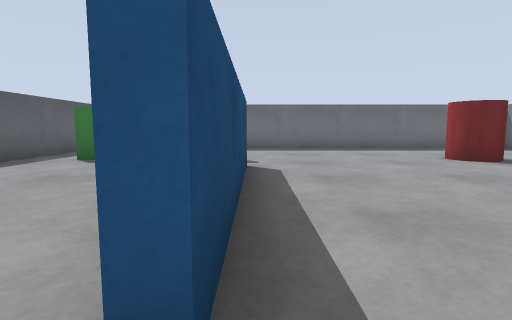
View 1 (above)

13 first-person views from a walk through a Gazebo world. The camera is 0.72 m above the floor, tilts 6° down and sees 80° across. The floor is counted in squares, 1 m on a side. Each view is taken from the middle of a square. On the plan, view 1 faces up. The plan holds only what a view shows up to about 10 squares ahead; the rest is blank. The place goes on beyond the plan.

View 2
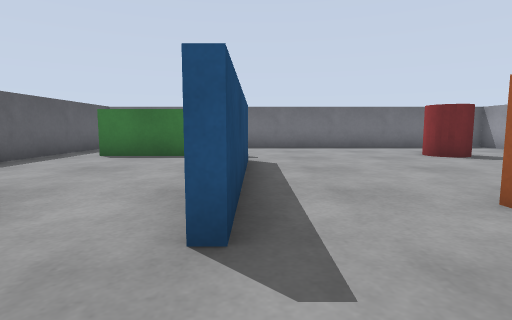

View 3
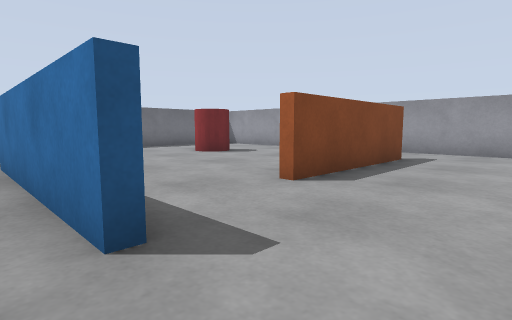

View 4
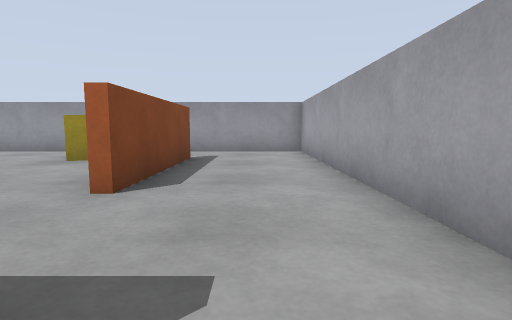

View 5
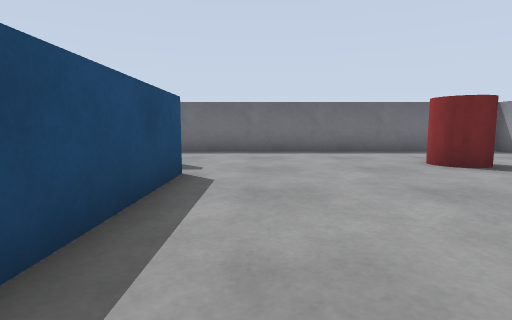

View 6
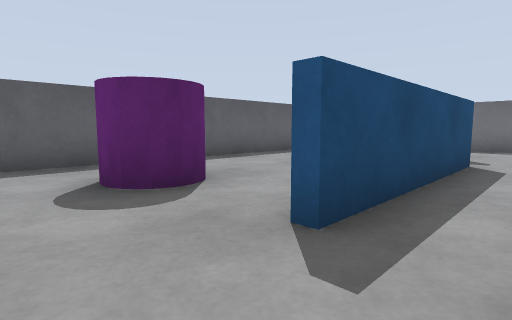

View 7
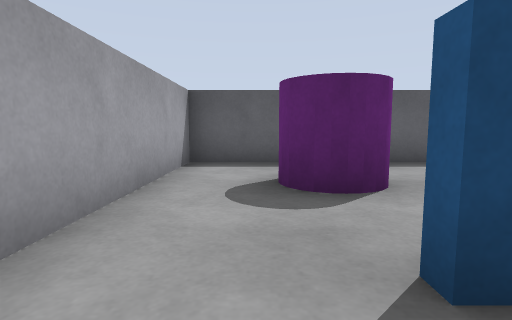

View 8
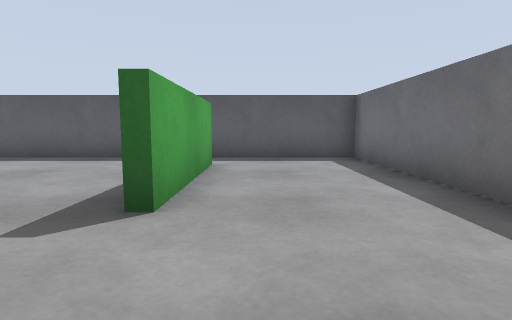

View 9
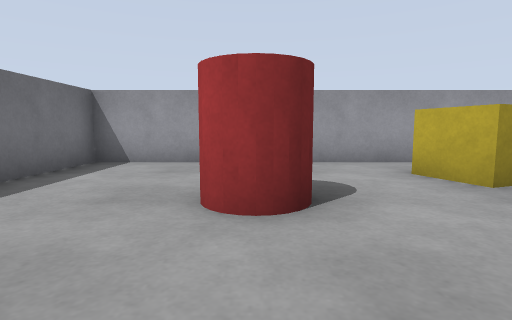

View 10
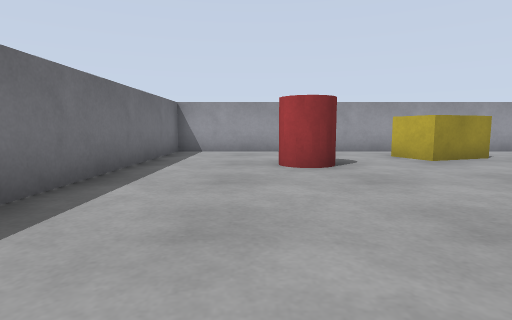

View 11
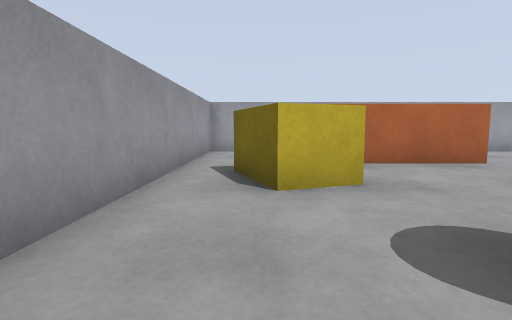

View 12
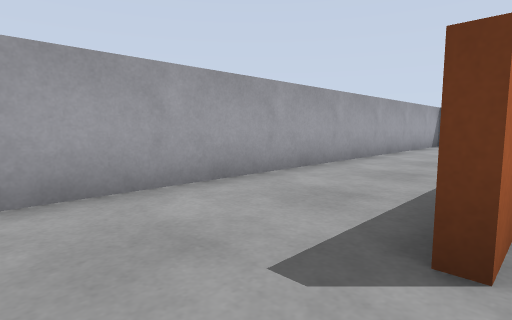

View 13
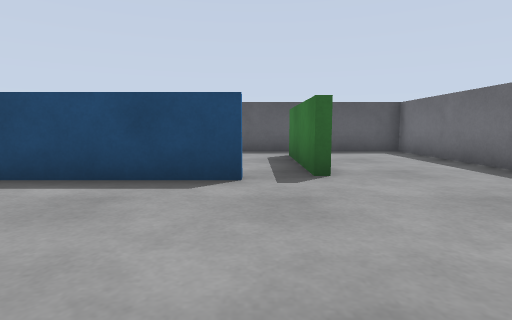

### Floor plan
Ten units are one square. View 1 is at (0, 0); x grows to the right and y downward. Boxes are objects, and circles mark ways between rooms. Rooms are numbered by the first view taken in them; rooms with no view inside come last. Other rooms are left out.
<svg viewBox="-59 -109 148 128">
<path fill="none" stroke="#000" d="M64 -16 22 -16M-5 14 84 14 84 -25M-2 -25 -2 -8M-4 -8 -4 -58M-5 -69 -41 -69M-54 -75 -54 14 -5 14M-2 -59 -2 -25M22 -18 64 -18M84 -25 84 -104 -54 -104 -54 -75M-41 -71 -5 -71"/>
<rect x="-35" y="-15" width="10" height="10" fill="#bbb"><title>pillar</title></rect>
<rect x="45" y="-75" width="10" height="10" fill="#bbb"><title>pillar</title></rect>
<rect x="55" y="-45" width="20" height="20" fill="#bbb"><title>yellow box</title></rect>
<circle cx="0" cy="5" r="3" fill="#2a7"/>
<circle cx="15" cy="-20" r="3" fill="#2a7"/>
<circle cx="75" cy="-20" r="3" fill="#2a7"/>
<circle cx="-10" cy="-60" r="3" fill="#2a7"/>
<circle cx="-50" cy="-70" r="3" fill="#2a7"/>
<text x="40" y="0">1</text>
<text x="-30" y="-30">2</text>
<text x="30" y="-70">3</text>
</svg>
Room 1 opens to room 2. Room 1 opens to room 3. Room 2 opens to room 3.

Where each view was taken, in squares from view 1:
view 1: 0 up, 0 right, facing up
view 2: 1 down, 0 right, facing up
view 3: 1 down, 1 left, facing up-right
view 4: 0 up, 1 left, facing right
view 5: 1 up, 1 right, facing up
view 6: 1 down, 1 right, facing up-left
view 7: 0 up, 1 right, facing left
view 8: 8 up, 2 right, facing left
view 9: 7 up, 2 right, facing right
view 10: 8 up, 1 left, facing right
view 11: 8 up, 7 right, facing down
view 12: 2 up, 8 right, facing down-left
view 13: 6 up, 4 right, facing left
